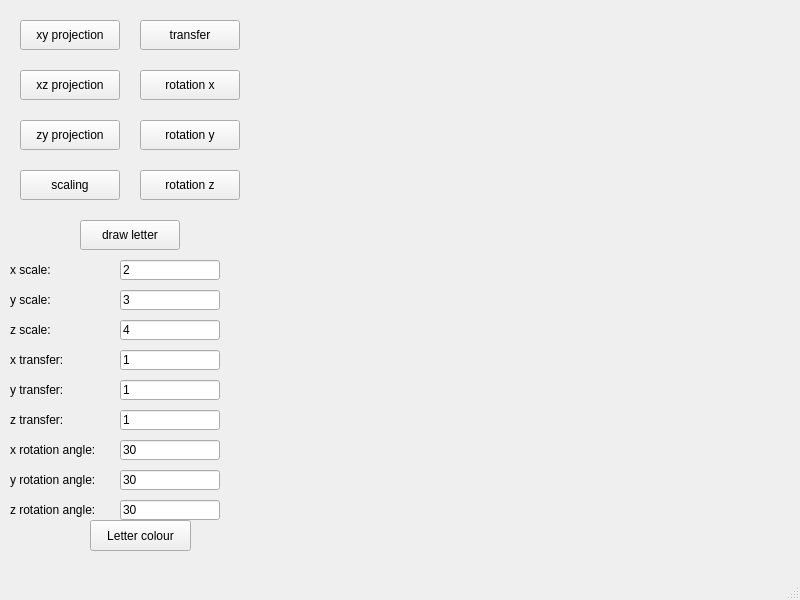
<?xml version="1.0" encoding="UTF-8"?>
<ui version="4.0">
 <class>MainWindow</class>
 <widget class="QMainWindow" name="MainWindow">
  <property name="geometry">
   <rect>
    <x>0</x>
    <y>0</y>
    <width>800</width>
    <height>600</height>
   </rect>
  </property>
  <property name="windowTitle">
   <string>MainWindow</string>
  </property>
  <widget class="QWidget" name="centralwidget">
   <widget class="letter" name="widget" native="true">
    <property name="geometry">
     <rect>
      <x>260</x>
      <y>10</y>
      <width>511</width>
      <height>531</height>
     </rect>
    </property>
   </widget>
   <widget class="QPushButton" name="pushButton">
    <property name="geometry">
     <rect>
      <x>20</x>
      <y>20</y>
      <width>100</width>
      <height>30</height>
     </rect>
    </property>
    <property name="text">
     <string>xy projection</string>
    </property>
   </widget>
   <widget class="QPushButton" name="pushButton_2">
    <property name="geometry">
     <rect>
      <x>20</x>
      <y>70</y>
      <width>100</width>
      <height>30</height>
     </rect>
    </property>
    <property name="text">
     <string>xz projection</string>
    </property>
   </widget>
   <widget class="QPushButton" name="pushButton_3">
    <property name="geometry">
     <rect>
      <x>20</x>
      <y>120</y>
      <width>100</width>
      <height>30</height>
     </rect>
    </property>
    <property name="text">
     <string>zy projection</string>
    </property>
   </widget>
   <widget class="QPushButton" name="pushButton_4">
    <property name="geometry">
     <rect>
      <x>20</x>
      <y>170</y>
      <width>100</width>
      <height>30</height>
     </rect>
    </property>
    <property name="text">
     <string>scaling</string>
    </property>
   </widget>
   <widget class="QPushButton" name="pushButton_5">
    <property name="geometry">
     <rect>
      <x>140</x>
      <y>20</y>
      <width>100</width>
      <height>30</height>
     </rect>
    </property>
    <property name="text">
     <string>transfer</string>
    </property>
   </widget>
   <widget class="QPushButton" name="pushButton_6">
    <property name="geometry">
     <rect>
      <x>140</x>
      <y>70</y>
      <width>100</width>
      <height>30</height>
     </rect>
    </property>
    <property name="text">
     <string>rotation x</string>
    </property>
   </widget>
   <widget class="QPushButton" name="pushButton_7">
    <property name="geometry">
     <rect>
      <x>140</x>
      <y>120</y>
      <width>100</width>
      <height>30</height>
     </rect>
    </property>
    <property name="text">
     <string>rotation y</string>
    </property>
   </widget>
   <widget class="QPushButton" name="pushButton_8">
    <property name="geometry">
     <rect>
      <x>140</x>
      <y>170</y>
      <width>100</width>
      <height>30</height>
     </rect>
    </property>
    <property name="text">
     <string>rotation z</string>
    </property>
   </widget>
   <widget class="QPushButton" name="pushButton_9">
    <property name="geometry">
     <rect>
      <x>80</x>
      <y>220</y>
      <width>100</width>
      <height>30</height>
     </rect>
    </property>
    <property name="text">
     <string>draw letter</string>
    </property>
   </widget>
   <widget class="QLabel" name="label">
    <property name="geometry">
     <rect>
      <x>10</x>
      <y>260</y>
      <width>50</width>
      <height>20</height>
     </rect>
    </property>
    <property name="text">
     <string>x scale:</string>
    </property>
   </widget>
   <widget class="QLineEdit" name="lineEdit">
    <property name="geometry">
     <rect>
      <x>120</x>
      <y>260</y>
      <width>100</width>
      <height>20</height>
     </rect>
    </property>
    <property name="text">
     <string>2</string>
    </property>
   </widget>
   <widget class="QLabel" name="label_2">
    <property name="geometry">
     <rect>
      <x>10</x>
      <y>290</y>
      <width>50</width>
      <height>20</height>
     </rect>
    </property>
    <property name="text">
     <string>y scale:</string>
    </property>
   </widget>
   <widget class="QLabel" name="label_3">
    <property name="geometry">
     <rect>
      <x>10</x>
      <y>320</y>
      <width>50</width>
      <height>20</height>
     </rect>
    </property>
    <property name="text">
     <string>z scale:</string>
    </property>
   </widget>
   <widget class="QLabel" name="label_4">
    <property name="geometry">
     <rect>
      <x>10</x>
      <y>350</y>
      <width>60</width>
      <height>20</height>
     </rect>
    </property>
    <property name="text">
     <string>x transfer:</string>
    </property>
   </widget>
   <widget class="QLabel" name="label_5">
    <property name="geometry">
     <rect>
      <x>10</x>
      <y>380</y>
      <width>60</width>
      <height>20</height>
     </rect>
    </property>
    <property name="text">
     <string>y transfer:</string>
    </property>
   </widget>
   <widget class="QLabel" name="label_6">
    <property name="geometry">
     <rect>
      <x>10</x>
      <y>410</y>
      <width>60</width>
      <height>20</height>
     </rect>
    </property>
    <property name="text">
     <string>z transfer:</string>
    </property>
   </widget>
   <widget class="QLabel" name="label_7">
    <property name="geometry">
     <rect>
      <x>10</x>
      <y>440</y>
      <width>101</width>
      <height>20</height>
     </rect>
    </property>
    <property name="text">
     <string>x rotation angle:</string>
    </property>
   </widget>
   <widget class="QLabel" name="label_8">
    <property name="geometry">
     <rect>
      <x>10</x>
      <y>470</y>
      <width>101</width>
      <height>20</height>
     </rect>
    </property>
    <property name="text">
     <string>y rotation angle: </string>
    </property>
   </widget>
   <widget class="QLabel" name="label_9">
    <property name="geometry">
     <rect>
      <x>10</x>
      <y>500</y>
      <width>101</width>
      <height>20</height>
     </rect>
    </property>
    <property name="text">
     <string>z rotation angle:</string>
    </property>
   </widget>
   <widget class="QLineEdit" name="lineEdit_2">
    <property name="geometry">
     <rect>
      <x>120</x>
      <y>290</y>
      <width>100</width>
      <height>20</height>
     </rect>
    </property>
    <property name="text">
     <string>3</string>
    </property>
   </widget>
   <widget class="QLineEdit" name="lineEdit_3">
    <property name="geometry">
     <rect>
      <x>120</x>
      <y>320</y>
      <width>100</width>
      <height>20</height>
     </rect>
    </property>
    <property name="text">
     <string>4</string>
    </property>
   </widget>
   <widget class="QLineEdit" name="lineEdit_4">
    <property name="geometry">
     <rect>
      <x>120</x>
      <y>350</y>
      <width>100</width>
      <height>20</height>
     </rect>
    </property>
    <property name="text">
     <string>1</string>
    </property>
   </widget>
   <widget class="QLineEdit" name="lineEdit_5">
    <property name="geometry">
     <rect>
      <x>120</x>
      <y>380</y>
      <width>100</width>
      <height>20</height>
     </rect>
    </property>
    <property name="text">
     <string>1</string>
    </property>
   </widget>
   <widget class="QLineEdit" name="lineEdit_6">
    <property name="geometry">
     <rect>
      <x>120</x>
      <y>410</y>
      <width>100</width>
      <height>20</height>
     </rect>
    </property>
    <property name="text">
     <string>1</string>
    </property>
   </widget>
   <widget class="QLineEdit" name="lineEdit_7">
    <property name="geometry">
     <rect>
      <x>120</x>
      <y>440</y>
      <width>100</width>
      <height>20</height>
     </rect>
    </property>
    <property name="text">
     <string>30</string>
    </property>
   </widget>
   <widget class="QLineEdit" name="lineEdit_8">
    <property name="geometry">
     <rect>
      <x>120</x>
      <y>470</y>
      <width>100</width>
      <height>20</height>
     </rect>
    </property>
    <property name="text">
     <string>30</string>
    </property>
   </widget>
   <widget class="QLineEdit" name="lineEdit_9">
    <property name="geometry">
     <rect>
      <x>120</x>
      <y>500</y>
      <width>100</width>
      <height>20</height>
     </rect>
    </property>
    <property name="text">
     <string>30</string>
    </property>
   </widget>
   <widget class="QPushButton" name="pushButton_10">
    <property name="geometry">
     <rect>
      <x>90</x>
      <y>520</y>
      <width>101</width>
      <height>31</height>
     </rect>
    </property>
    <property name="text">
     <string>Letter colour</string>
    </property>
   </widget>
  </widget>
  <widget class="QMenuBar" name="menubar">
   <property name="geometry">
    <rect>
     <x>0</x>
     <y>0</y>
     <width>800</width>
     <height>22</height>
    </rect>
   </property>
  </widget>
  <widget class="QStatusBar" name="statusbar"/>
 </widget>
 <customwidgets>
  <customwidget>
   <class>letter</class>
   <extends>QWidget</extends>
   <header>letter.h</header>
   <container>1</container>
  </customwidget>
 </customwidgets>
 <resources/>
 <connections/>
</ui>
